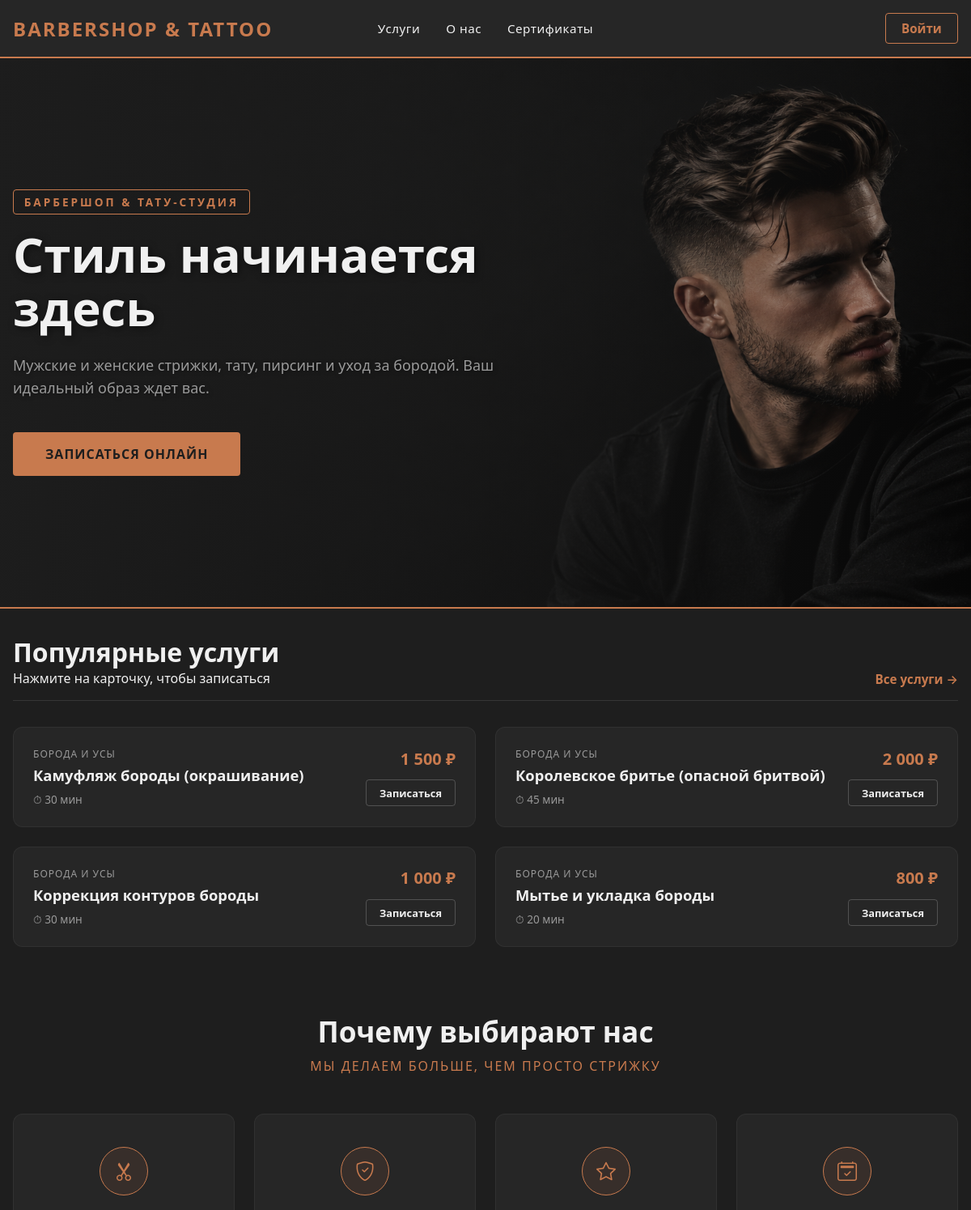
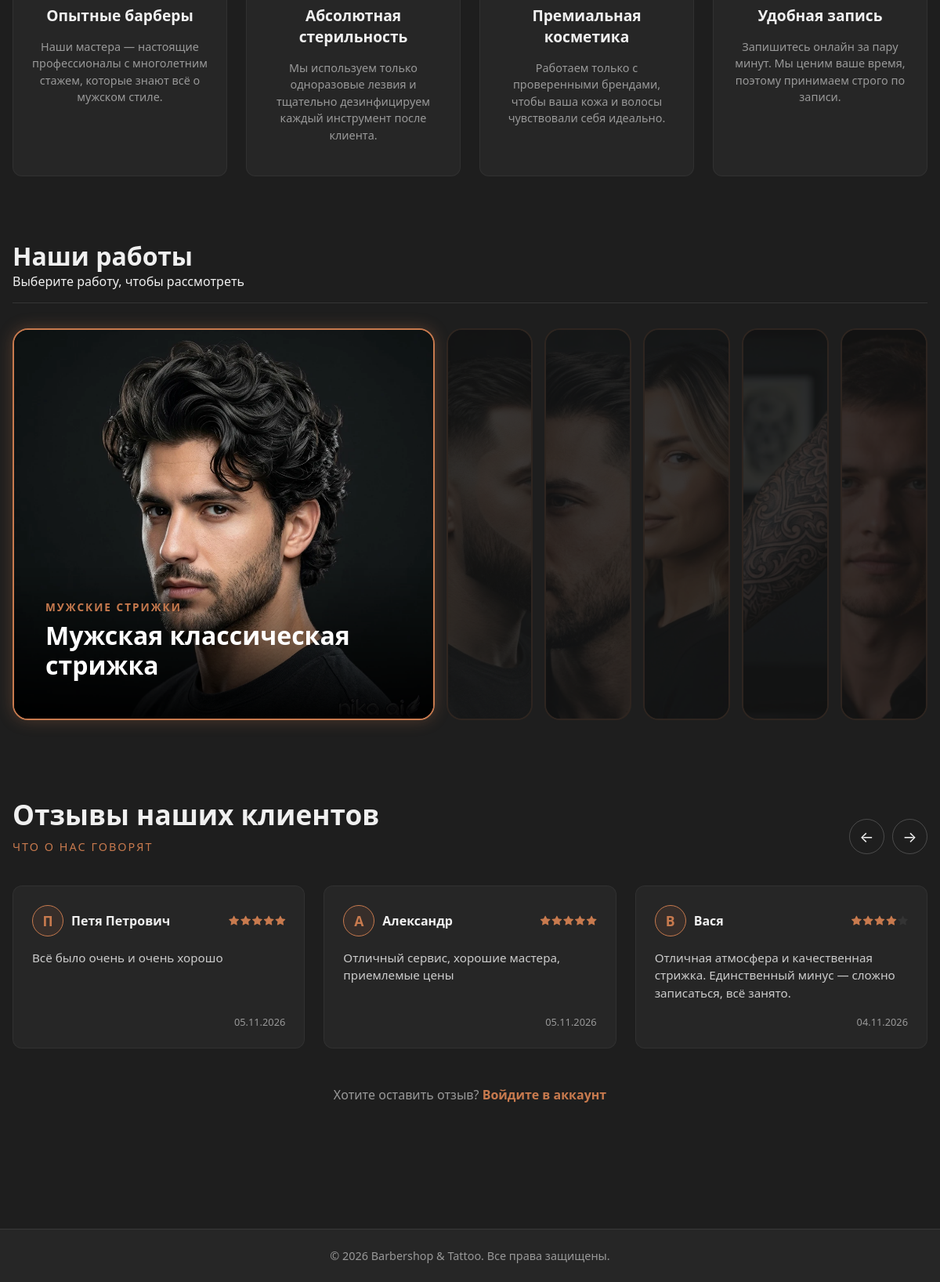
The page / on the database its author committed (2 pictures, top to bottom).
### tables this page shows
CREATE TABLE `services` (
  `id` int NOT NULL,
  `category` varchar(50) NOT NULL,
  `sort_order` int DEFAULT '0',
  `name` varchar(100) NOT NULL,
  `price` decimal(10,2) NOT NULL,
  `duration` int NOT NULL,
  `type` enum('fixed','area','zone') DEFAULT 'fixed',
  `is_active` tinyint(1) DEFAULT '1'
);

CREATE TABLE `portfolio` (
  `id` int NOT NULL,
  `title` varchar(255) NOT NULL,
  `image_path` varchar(255) NOT NULL,
  `category` varchar(100) DEFAULT NULL,
  `created_at` timestamp NULL DEFAULT CURRENT_TIMESTAMP
);

CREATE TABLE `reviews` (
  `id` int NOT NULL,
  `user_id` int NOT NULL,
  `rating` int NOT NULL DEFAULT '5',
  `text` text NOT NULL,
  `created_at` timestamp NULL DEFAULT CURRENT_TIMESTAMP
);

CREATE TABLE `users` (
  `id` int NOT NULL,
  `name` varchar(100) NOT NULL,
  `phone` varchar(20) NOT NULL,
  `email` varchar(255) DEFAULT NULL,
  `password_hash` varchar(255) NOT NULL,
  `role` enum('client','admin','master') DEFAULT 'client',
  `created_at` timestamp NULL DEFAULT CURRENT_TIMESTAMP
);

### components/slider/component.php (the view, shortened to what this page needs)
<?php
function renderSlider($slides) {
    ?>
    <div class="slider-block">
        <div class="slider-header">
            <div>
                <h2 class="section-title">Наши работы</h2>
                <p class="section-subtitle">Выберите работу, чтобы рассмотреть</p>
            </div>
        </div>
        <div class="accordion-gallery" id="accordionGallery">
            <?php foreach ($slides as $index => $slide): ?>
                <div class="accordion-card <?= $index === 0 ? 'active' : '' ?>">
                    <img src="<?= htmlspecialchars($slide['image_path']) ?>" alt="<?= htmlspecialchars($slide['title']) ?>">
                    <div class="accordion-overlay">
                        <span class="slide-category"><?= htmlspecialchars($slide['category']) ?></span>
                        <h3 class="slide-title"><?= htmlspecialchars($slide['title']) ?></h3>
                    </div>
                </div>
            <?php endforeach; ?>
        </div>
    </div>
    <?php
    return ob_get_clean();
}

### components/list-services/component.php (shortened to what this page needs)
<?php
function renderServicesList($db, $limit = 6) {
    if ($limit === null) {
        $stmt = $db->query("SELECT * FROM services WHERE is_active = 1 ORDER BY category, name");
    } else {
        $stmt = $db->prepare("SELECT * FROM services WHERE is_active = 1 ORDER BY category, name LIMIT ?");
        $stmt->bindValue(1, $limit, PDO::PARAM_INT);
        $stmt->execute();
    }
    $services = $stmt->fetchAll();
    ?>
    <div class="services-block">
        <div class="services-header">
            <div>
                <h2 class="section-title">Популярные услуги</h2>
                <p class="section-subtitle">Нажмите на карточку, чтобы записаться</p>
            </div>
            <a href="/services/" class="view-all-link">Все услуги →</a>
        </div>
        <div class="services-horizontal-grid">
            <?php foreach ($services as $item): ?>
                <div class="service-row-card">
                    <div class="service-row-card__info">
                        <span class="service-row-card__category"><?= htmlspecialchars($item['category']) ?></span>
                        <h3 class="service-row-card__name"><?= htmlspecialchars($item['name']) ?></h3>
                        <span class="service-row-card__time">⏱ <?= $item['duration'] ?> мин</span>
                    </div>
                    <div class="service-row-card__action">
                        <span class="service-row-card__price">
                            <?= number_format($item['price'], 0, '', ' ') ?> ₽
                        </span>
                        <a href="/booking/?service_id=<?= $item['id'] ?>" class="service-row-card__btn">
                            Записаться
                        </a>
                    </div>
                </div>
            <?php endforeach; ?>
        </div>
    </div>
    <?php
    return ob_get_clean();
}

### components/reviews/component.php (shortened to what this page needs)
<?php
function renderReviews($db) {
    $stmt = $db->query("
        SELECT r.*, u.name as user_name
        FROM reviews r
        JOIN users u ON r.user_id = u.id
        ORDER BY r.created_at DESC
        LIMIT 20
    ");
    $reviews = $stmt->fetchAll();
    ?>
    <div class="reviews-block" id="reviews">
        <div class="reviews-slider-header">
            <div>
                <h2 class="section-title">Отзывы наших клиентов</h2>
                <p class="section-subtitle">Что о нас говорят</p>
            </div>
            <?php if (count($reviews) > 3): ?>
                <div class="slider-controls">
                    <button class="slider-btn" id="reviewsPrev" aria-label="Назад">←</button>
                    <button class="slider-btn" id="reviewsNext" aria-label="Вперед">→</button>
                </div>
            <?php endif; ?>
        </div>
        <div class="reviews-slider-wrapper">
            <div class="reviews-track" id="reviewsTrack">
                <?php if (empty($reviews)): ?>
                    <p style="color: var(--text-muted); width: 100%; text-align: center; padding: 2rem;">Отзывов пока нет. Будьте первым!</p>
                <?php else: ?>
                    <?php foreach ($reviews as $r): ?>
                        <div class="review-card">
                            <div class="review-header">
                                <div class="review-author">
                                    <div class="review-avatar"><?= mb_substr($r['user_name'], 0, 1) ?></div>
                                    <span class="review-name"><?= htmlspecialchars($r['user_name']) ?></span>
                                </div>
                                <div class="review-stars">
                                    <?php for ($i = 1; $i <= 5; $i++): ?>
                                        <i class="bi bi-star-fill" style="color: <?= $i <= $r['rating'] ? 'var(--accent-color)' : '#333' ?>;"></i>
                                    <?php endfor; ?>
                                </div>
                            </div>
                            <p class="review-text"><?= nl2br(htmlspecialchars($r['text'])) ?></p>
                            <span class="review-date"><?= date('d.m.Y', strtotime($r['created_at'])) ?></span>
                        </div>
                    <?php endforeach; ?>
                <?php endif; ?>
            </div>
        </div>
        <div class="reviews-action">
            <?php if (isset($_SESSION['user_id'])): ?>
                <button class="btn-open-review" id="openReviewModal">Оставить отзыв</button>
            <?php else: ?>
                <p class="guest-hint">Хотите оставить отзыв? <a href="/login/">Войдите в аккаунт</a></p>
            <?php endif; ?>
        </div>
    </div>
    <?php
    return ob_get_clean();
}

### rows shown on the page
services: category "БОРОДА И УСЫ", name "Камуфляж бороды (окрашивание)", duration "30", price "1 500"
services: category "БОРОДА И УСЫ", name "Королевское бритье (опасной бритвой)", duration "45", price "2 000"
services: category "БОРОДА И УСЫ", name "Коррекция контуров бороды", duration "30", price "1 000"
services: category "БОРОДА И УСЫ", name "Мытье и укладка бороды", duration "20", price "800"
portfolio: image_path (picture), category "МУЖСКИЕ СТРИЖКИ", title "Мужская классическая стрижка"
portfolio: image_path (picture)
portfolio: image_path (picture)
portfolio: image_path (picture)
portfolio: image_path (picture)
portfolio: image_path (picture)
reviews: user.name "П", user.name "Петя Петрович", rating 5 (drawn), text "Всё было очень и очень хорошо", created_at "05.11.2026"
reviews: user.name "А", user.name "Александр", rating 5 (drawn), text "Отличный сервис, хорошие мастера, приемлемые цены", created_at "05.11.2026"
reviews: user.name "В", user.name "Вася", rating 4 (drawn), text "Отличная атмосфера и качественная стрижка. Единственный минус — сложно записаться, всё занято.", created_at "04.11.2026"

### other values the page prints
$data['badge'] "БАРБЕРШОП & ТАТУ-СТУДИЯ"
$data['title'] "Стиль начинается здесь"
$data['subtitle'] "Мужские и женские стрижки, тату, пирсинг и уход за бородой. Ваш идеальный образ ждет вас."
$data['btn_text'] "ЗАПИСАТЬСЯ ОНЛАЙН"
$feature['title'] "Опытные барберы"
$feature['desc'] "Наши мастера — настоящие профессионалы с многолетним стажем, которые знают всё о мужском стиле."
$feature['title'] "Абсолютная стерильность"
$feature['desc'] "Мы используем только одноразовые лезвия и тщательно дезинфицируем каждый инструмент после клиента."
$feature['title'] "Премиальная косметика"
$feature['desc'] "Работаем только с проверенными брендами, чтобы ваша кожа и волосы чувствовали себя идеально."
$feature['title'] "Удобная запись"
$feature['desc'] "Запишитесь онлайн за пару минут. Мы ценим ваше время, поэтому принимаем строго по записи."
